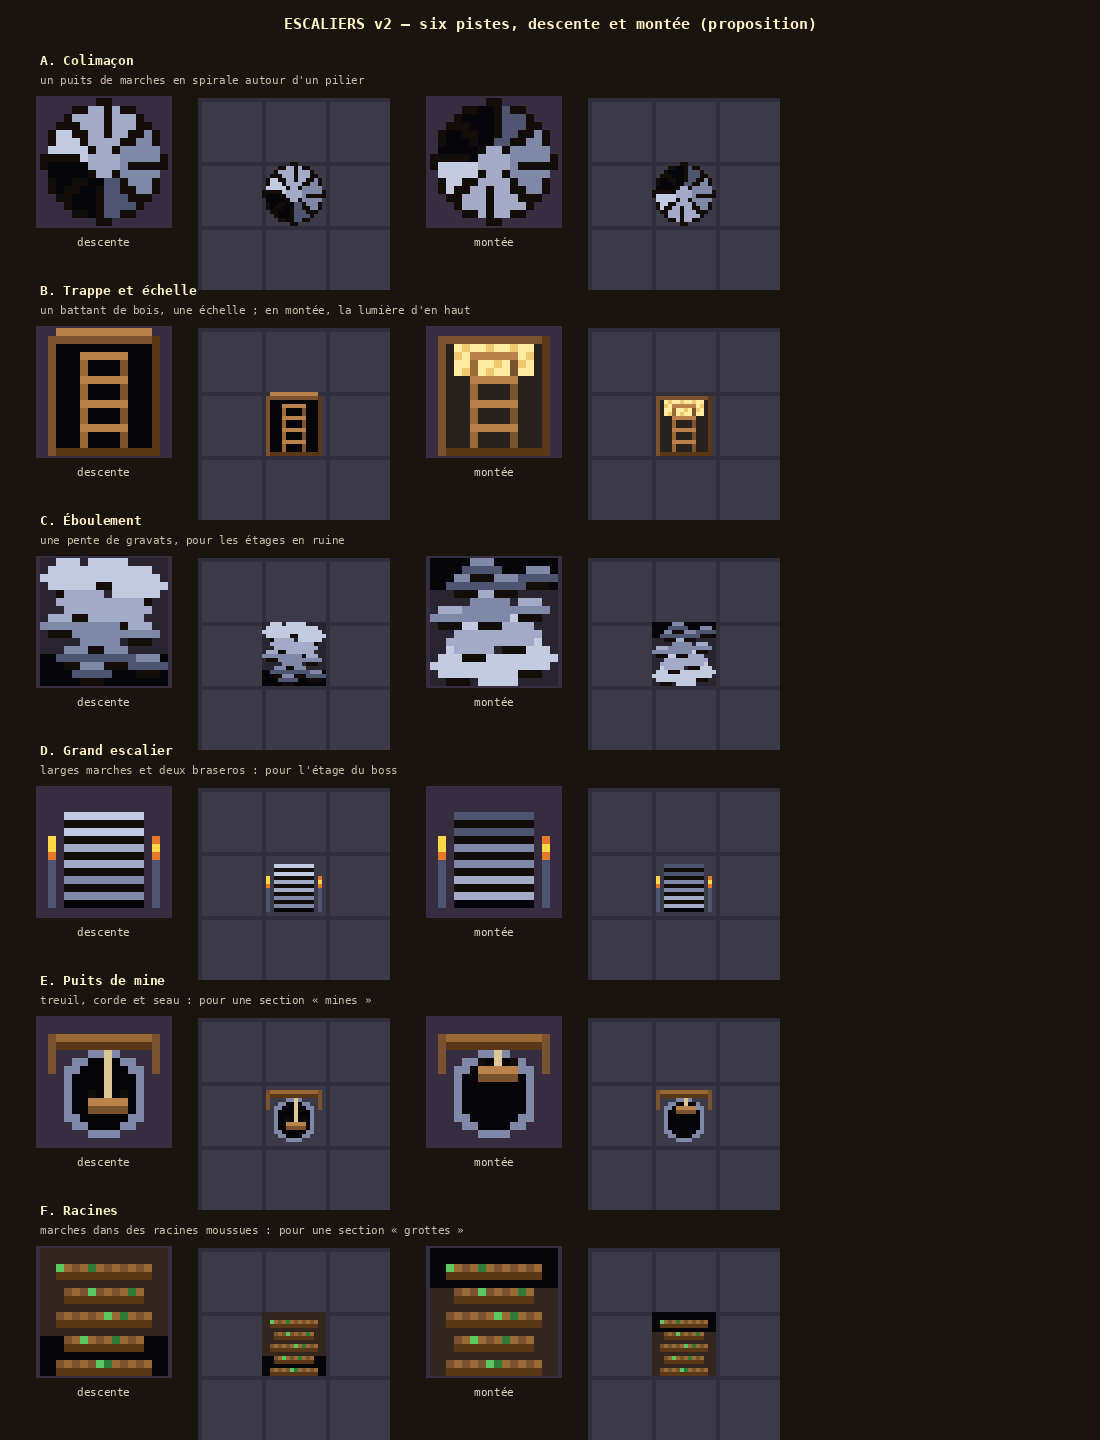

Source code (Python):
"""Planche « escaliers_v2 » (Thomas, 2026-11-13 : « propose des nouveaux designs d'escalier »). PROPOSITION.

Six pistes, chacune en DESCENTE et en MONTÉE, dessinées à 16 × 16 comme une case du jeu, puis posées sur un bout de sol
pour juger l'effet. Vue de dessus légèrement plongeante, comme le reste du jeu.
  python3 art/escaliers_v2.py → art/escaliers_v2.png
"""
import math
import os
import sys

sys.path.insert(0, os.path.dirname(os.path.abspath(__file__)))
from PIL import Image, ImageDraw  # noqa: E402

from pix import font, up  # noqa: E402

K = (18, 13, 8, 255)
VOID = (6, 5, 10, 255)
STONE = [(78, 85, 112, 255), (127, 136, 166, 255), (164, 171, 200, 255), (195, 203, 224, 255)]
WOOD = [(90, 56, 23, 255), (122, 82, 48, 255), (154, 106, 52, 255), (185, 130, 74, 255)]
FIRE = [(255, 216, 74, 255), (232, 120, 42, 255), (192, 58, 26, 255)]
MOSS = [(46, 122, 56, 255), (92, 200, 96, 255)]
FLOOR = (60, 58, 72, 255)


def tile():
    return Image.new("RGBA", (16, 16), (0, 0, 0, 0))


def px(im, x, y, c):
    if 0 <= x < 16 and 0 <= y < 16:
        im.putpixel((x, y), c)


def frame(im):
    for i in range(16):
        for (x, y) in ((i, 0), (i, 15), (0, i), (15, i)):
            px(im, x, y, K)


def spiral(up_):
    """Puits en colimaçon : des marches de pierre en éventail qui tournent autour d'un pilier, vers le noir."""
    im = tile()
    for y in range(16):
        for x in range(16):
            dx, dy = x - 7.5, y - 7.5
            r = math.hypot(dx, dy)
            if r > 7.6:
                continue
            a = (math.atan2(dy, dx) + math.pi) / (2 * math.pi)
            step = int(a * 8)
            depth = step / 7 if not up_ else 1 - step / 7
            if r < 2:
                c = STONE[2]
            elif r > 6.8:
                c = K
            else:
                shade = int((1 - depth) * 3.4)
                c = STONE[max(0, min(3, shade))] if depth < 0.85 else VOID
                if int(a * 8 * 4) % 4 == 0:
                    c = K
            px(im, x, y, c)
    return im


def trapdoor(up_):
    """Trappe de bois ouverte et une échelle (descente) ; ou l'échelle qui monte vers une trappe éclairée (montée)."""
    im = tile()
    for y in range(2, 15):
        for x in range(2, 14):
            px(im, x, y, VOID if not up_ else (40, 34, 30, 255))
    if up_:
        for y in range(2, 6):
            for x in range(3, 13):
                px(im, x, y, (255, 236, 160, 255) if (x + y) % 3 else (240, 200, 110, 255))
    for y in range(3, 15):
        px(im, 5, y, WOOD[2])
        px(im, 10, y, WOOD[1])
        if y % 3 == 0:
            for x in range(5, 11):
                px(im, x, y, WOOD[3])
    for x in range(1, 15):  # cadre
        px(im, x, 1, WOOD[1])
        px(im, x, 15, WOOD[0])
    for y in range(1, 16):
        px(im, 1, y, WOOD[1])
        px(im, 14, y, WOOD[0])
    if not up_:
        for x in range(2, 14):  # le battant rabattu en haut
            px(im, x, 0, WOOD[3])
    return im


def rubble(up_):
    """Éboulement : une pente de gros blocs et de gravats qui plonge (ou grimpe) dans le noir."""
    im = tile()
    for y in range(16):
        for x in range(16):
            t = y / 15 if not up_ else 1 - y / 15
            px(im, x, y, VOID if t > 0.75 else (40, 36, 48, 255))
    stones = [(3, 2, 2), (8, 1, 2), (12, 3, 2), (5, 5, 2), (10, 6, 2), (2, 8, 1), (7, 9, 2), (12, 9, 1), (4, 12, 1), (9, 12, 1), (13, 13, 1), (6, 14, 1)]
    for sx, sy, r in stones:
        if up_:
            sy = 15 - sy
        t = sy / 15 if not up_ else 1 - sy / 15
        base = 3 - min(3, int(t * 4))
        for y in range(sy - r, sy + r + 1):
            for x in range(sx - r - 1, sx + r + 2):
                if (x - sx) ** 2 / (r + 1.2) ** 2 + (y - sy) ** 2 / (r + 0.4) ** 2 <= 1:
                    c = STONE[base]
                    if y == sy - r:
                        c = STONE[min(3, base + 1)]
                    if y == sy + r:
                        c = K
                    px(im, x, y, c)
    return im


def grand(up_):
    """Grand escalier de pierre encadré de deux braseros qui brûlent."""
    im = tile()
    for i in range(6):
        y0 = 3 + i * 2
        shade = STONE[3 - min(3, i // 2)] if not up_ else STONE[min(3, i // 2)]
        for x in range(3, 13):
            px(im, x, y0, shade)
            px(im, x, y0 + 1, K if i < 5 else VOID)
    if not up_:
        for x in range(4, 12):
            px(im, x, 14, VOID)
    for bx in (1, 14):
        for y in range(9, 15):
            px(im, bx, y, STONE[0])
        px(im, bx, 8, FIRE[1])
        px(im, bx, 7, FIRE[0])
        px(im, bx, 6, FIRE[0] if bx == 1 else FIRE[1])
    return im


def mine(up_):
    """Puits de mine : un trou rond, un treuil de bois, une corde et un seau."""
    im = tile()
    for y in range(16):
        for x in range(16):
            r = math.hypot(x - 7.5, y - 9)
            if r < 5.5:
                px(im, x, y, VOID if r < 4.5 else STONE[1])
    for x in range(1, 15):
        px(im, x, 2, WOOD[2])
        px(im, x, 3, WOOD[0])
    for y in range(2, 7):
        px(im, 1, y, WOOD[1])
        px(im, 14, y, WOOD[1])
    for y in range(4, 10 if not up_ else 7):
        px(im, 8, y, (220, 200, 150, 255))
    by = 10 if not up_ else 6
    for x in range(6, 11):
        px(im, x, by, WOOD[3])
        px(im, x, by + 1, WOOD[1])
    px(im, 6, by - 1, K)
    px(im, 10, by - 1, K)
    return im


def roots(up_):
    """Racines : des marches taillées dans de grosses racines moussues qui s'enfoncent sous terre."""
    im = tile()
    for y in range(16):
        for x in range(16):
            t = y / 15 if not up_ else 1 - y / 15
            px(im, x, y, VOID if t > 0.7 else (50, 38, 30, 255))
    for i in range(5):
        y0 = 2 + i * 3
        for x in range(2 + (i % 2), 14 - (i % 2)):
            px(im, x, y0, WOOD[1 + (x + i) % 2])
            px(im, x, y0 + 1, WOOD[0])
        px(im, 2 + (i % 2) + (i * 3) % 7, y0, MOSS[1])
        px(im, 6 + (i * 5) % 6, y0, MOSS[0])
    return im


DESIGNS = [
    ("A. Colimaçon", spiral, "un puits de marches en spirale autour d'un pilier"),
    ("B. Trappe et échelle", trapdoor, "un battant de bois, une échelle ; en montée, la lumière d'en haut"),
    ("C. Éboulement", rubble, "une pente de gravats, pour les étages en ruine"),
    ("D. Grand escalier", grand, "larges marches et deux braseros : pour l'étage du boss"),
    ("E. Puits de mine", mine, "treuil, corde et seau : pour une section « mines »"),
    ("F. Racines", roots, "marches dans des racines moussues : pour une section « grottes »"),
]


def on_floor(im):
    """Posé au milieu d'un carré de 3 × 3 cases de sol."""
    big = Image.new("RGBA", (48, 48), FLOOR)
    for y in range(48):
        for x in range(48):
            if (x % 16 == 0) or (y % 16 == 0):
                big.putpixel((x, y), (48, 46, 58, 255))
    big.alpha_composite(im, (16, 16))
    return big


def main():
    W, S = 1100, 4
    sheet = Image.new("RGB", (W, 60 + len(DESIGNS) * 230), (26, 20, 14))
    dr = ImageDraw.Draw(sheet)
    dr.text((W // 2, 24), "ESCALIERS v2 — six pistes, descente et montée (proposition)", fill=(255, 243, 200), font=font(15), anchor="mm")
    for i, (name, fn, note) in enumerate(DESIGNS):
        y = 60 + i * 230
        dr.text((40, y), name, fill=(255, 243, 200), font=font(13), anchor="lm")
        dr.text((40, y + 20), note, fill=(200, 190, 170), font=font(11, False), anchor="lm")
        x = 40
        for up_ in (False, True):
            t = fn(up_)
            a = up(t, S * 2)
            sheet.paste((54, 46, 64), (x - 4, y + 36, x + a.width + 4, y + 40 + a.height))
            sheet.paste(a, (x, y + 38), a)
            dr.text((x + a.width // 2, y + 46 + a.height + 8), "descente" if not up_ else "montée", fill=(220, 210, 190), font=font(11, False), anchor="mm")
            x += a.width + 30
            f = up(on_floor(t), S)
            sheet.paste(f, (x, y + 38))
            x += f.width + 40
    sheet.save(os.path.join(os.path.dirname(os.path.abspath(__file__)), "escaliers_v2.png"))
    print("art/escaliers_v2.png", sheet.size)


if __name__ == "__main__":
    main()
